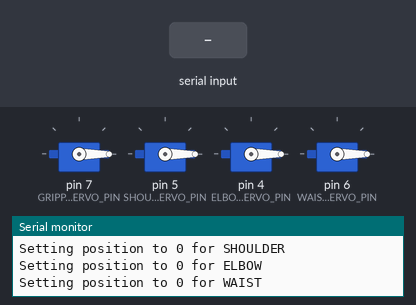
Recording of a program running on a simulated Arduino Uno, built with avr-gcc and run on an emulated ATmega328P. On the bench: 4 × servo, the last lines printed to the serial monitor. The test bench sets the inputs (shaded band).

Above: at 2.3 s.
2.4 s: "G90\n" received over the second serial link
At 5.0 s:
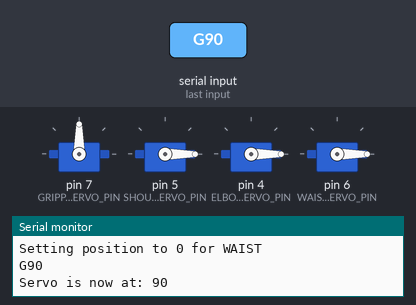
5.4 s: "W90\n" received over the second serial link
At 7.4 s:
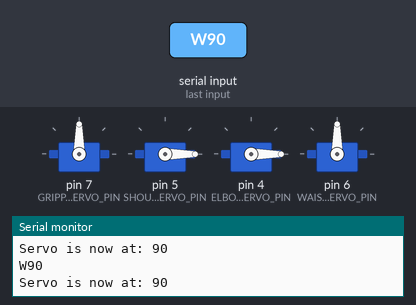
8.4 s: "E90\n" received over the second serial link
At 10.9 s:
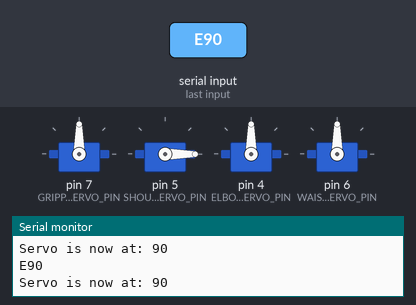
11.4 s: "S90\n" received over the second serial link
At 13.2 s:
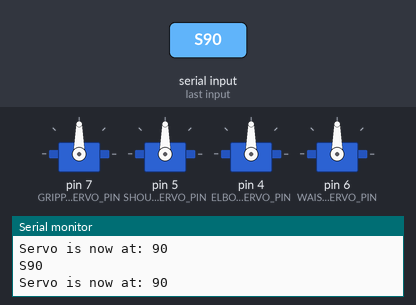
Timing chart, 0 to 14.7 s (numbered marks = the images above; inputs shaded):
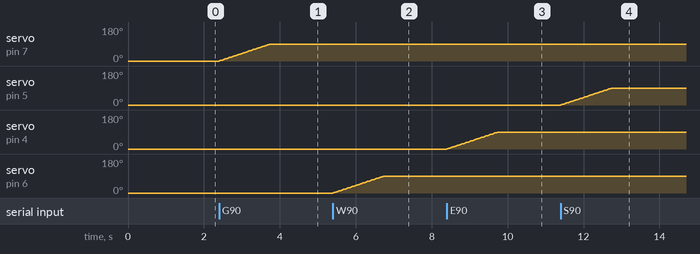

Measured:
- after the input at 2.4 s, servo on pin 7 (GRIPPER_SERVO_PIN): moves from 0° to 90° over 1.3 s, starting at once
- after the input at 5.4 s, servo on pin 6 (WAIST_SERVO_PIN): moves from 0° to 90° over 1.3 s, starting at once
- after the input at 8.4 s, servo on pin 4 (ELBOW_SERVO_PIN): moves from 0° to 90° over 1.3 s, starting at once
- after the input at 11.4 s, servo on pin 5 (SHOULDER_SERVO_PIN): moves from 0° to 90° over 1.3 s, starting at once

The program:

main.cpp
```cpp
#include <Servo.h>
#include <Arduino.h>
#include <SoftwareSerial.h>

#include "my_servo.h"

// ------- GLOBAL VARIABLES -------------
SoftwareSerial BTSerial(2, 3);

Servo gripperServo;
Servo shoulderServo;
Servo elbowServo;
Servo waistServo;

ServoMotor gripper = {&gripperServo, 0, GRIPPER_SERVO_PIN, "GRIPPER"};
ServoMotor shoulder = {&shoulderServo, 0, SHOULDER_SERVO_PIN, "SHOULDER"};
ServoMotor elbow = {&elbowServo, 0, ELBOW_SERVO_PIN, "ELBOW"};
ServoMotor waist = {&waistServo, 0, WAIST_SERVO_PIN, "WAIST"};

ServoMotor *currentMotor = NULL;
String currentCommand = "";

int value = -1;

void setup()
{
  greetMessage();
  BTSerial.begin(9600);
  Serial.println("Bluetooth module has been initialized");
  setupServo(&gripper);
  setupServo(&shoulder);
  setupServo(&elbow);
  setupServo(&waist);
}

void loop()
{
  if (BTSerial.available())
  {
    String input = BTSerial.readStringUntil('\n');
    Serial.println(input);
    input.trim();
    int servopin = getDestinationMotorpin(input);
    switch (servopin)
    {
    case GRIPPER_SERVO_PIN:
      currentMotor = &gripper;
      break;
    case SHOULDER_SERVO_PIN:
      currentMotor = &shoulder;
      break;
    case ELBOW_SERVO_PIN:
      currentMotor = &elbow;
      break;
    case WAIST_SERVO_PIN:
      currentMotor = &waist;
      break;
    default:
      Serial.println("Invalid command was sent");
      currentMotor = NULL;
      currentCommand = "";
      return;
    }

    String angle = input.substring(1);
    bool valid = validateAngle(angle, &value);
    if(!valid){
      Serial.println(value);
      Serial.println("Invalid angle was sent");
      return ;
    }

    if(currentCommand && currentMotor){
    moveServo(currentMotor, value);
  }
  }
}
```

my_servo.h
```cpp
#ifndef CUSTOM_SERVO_LIB
#define CUSTOM_SERVO_LIB

#define GRIPPER_SERVO_PIN  7
#define ELBOW_SERVO_PIN 4
#define SHOULDER_SERVO_PIN 5
#define WAIST_SERVO_PIN 6

#include <Servo.h>

typedef struct ServoMotor
{
    Servo *servo;
    int angle;
    int pin;
    String name;
} ServoMotor;

void greetMessage();
void setupServo(ServoMotor *motor);
int getDestinationMotorpin(String input);

bool validateAngle(String input, int *d);
void moveServo(ServoMotor *s, int value);

#endif
```

my_servo.cpp
```cpp
#include <Arduino.h>
#include <errno.h>
#include <limits.h>

#include <Servo.h>

#include "my_servo.h"

void greetMessage()
{
  Serial.begin(115200);
  delay(1000);
  Serial.println("Bluetooth Controlled Robot Arm...");
}

void setupServo(ServoMotor *m)
{
  delay(15);
  Serial.print("Setting position to 0 for ");
  Serial.println(m->name);
  delay(15);
  m->servo->attach(m->pin);
  m->angle = 0;
  m->servo->write(m->angle);
}

int getDestinationMotorpin(String input){
  char prefix = input[0];
  if (prefix == 'G') return GRIPPER_SERVO_PIN;
  else if (prefix == 'W') return WAIST_SERVO_PIN;
  else if (prefix == 'E') return ELBOW_SERVO_PIN;
  else if (prefix == 'S') return SHOULDER_SERVO_PIN;
  else return -1;
}

void parseInput(String input){

}

bool validateAngle(String input, int *value)
{
  errno = 0;
  char *endptr = nullptr;
  const char *c_input = input.c_str();
  long result = strtol(c_input, &endptr, 10);

  if (endptr == c_input)
    return false; // nothing was converted

  if (*endptr != '\0')
    return false;
  if (errno == ERANGE || result < INT_MIN || result > INT_MAX)
    return false;

  *value = result;
  return true;
}

void  moveServo(ServoMotor *m, int final_destination){
  int step = m->angle < final_destination ? 1 : -1;
  while((step == 1) ? m->angle < final_destination : m->angle > final_destination){
    m->angle += step;
    m->servo->write(m->angle);
    delay(15);
  }
  Serial.print("Servo is now at: ");
  Serial.println(m->angle);
}
```
